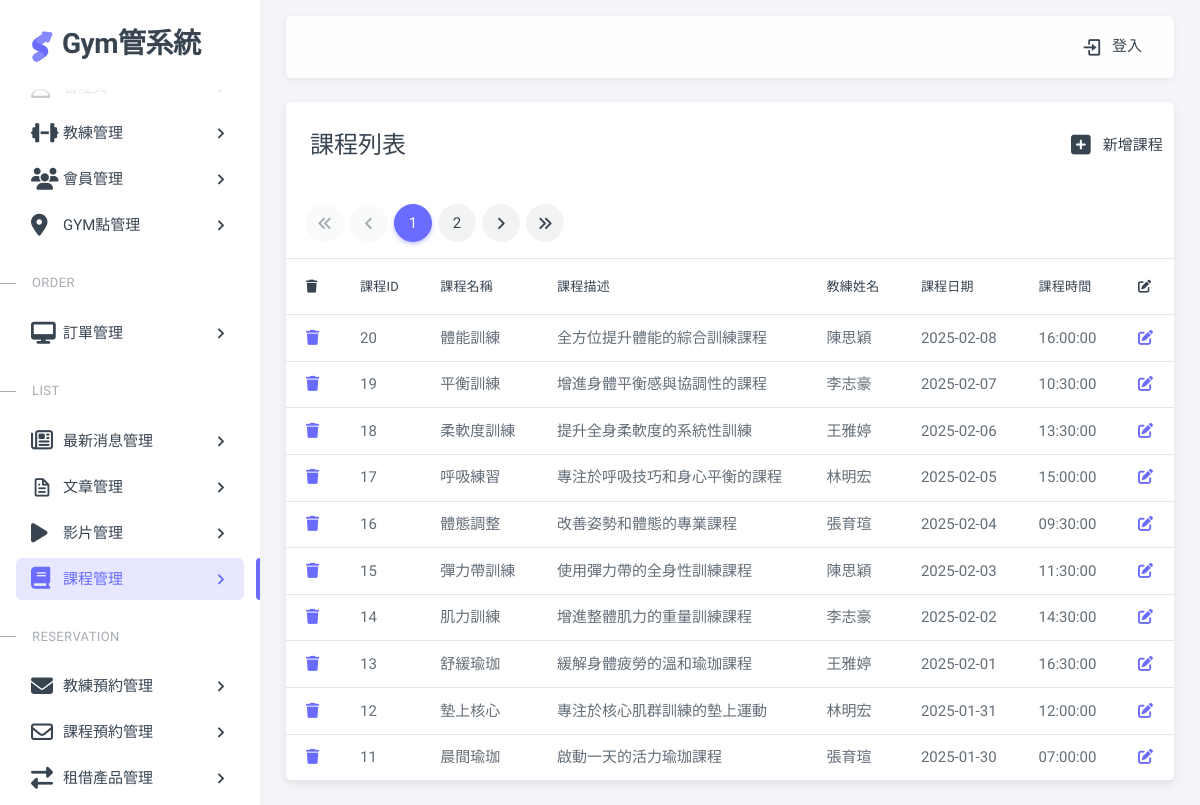
Page /pages/class.php on the committed database.
### tables this page shows
CREATE TABLE `courses` (
  `course_id` int NOT NULL AUTO_INCREMENT PRIMARY KEY,
  `course_name` varchar(255)  DEFAULT NULL,
  `course_description` text ,
  `coach_id` int DEFAULT NULL,
  `course_date` date DEFAULT NULL,
  `course_time` time DEFAULT NULL,
  `created_at` timestamp NULL DEFAULT CURRENT_TIMESTAMP,
  `updated_at` timestamp NULL DEFAULT CURRENT_TIMESTAMP ON UPDATE CURRENT_TIMESTAMP
);

CREATE TABLE `coaches` (
  `coach_id` int NOT NULL AUTO_INCREMENT PRIMARY KEY,
  `name` varchar(100)  NOT NULL,
  `coach_number` varchar(100)  NOT NULL,
  `specialty` varchar(255)  DEFAULT NULL,
  `email` varchar(255) NOT NULL,
  `phone` varchar(20) DEFAULT NULL,
  `profile_image` varchar(255)  DEFAULT NULL,
  `bio` text,
  `status` enum('active','inactive') DEFAULT'active',
  `created_at` timestamp NULL DEFAULT CURRENT_TIMESTAMP,
  `updated_at` timestamp NULL DEFAULT CURRENT_TIMESTAMP ON UPDATE CURRENT_TIMESTAMP
);

### pages/class.php (the view, shortened to what this page needs)
<?php require __DIR__ . '/includes/init.php';
$perPage = 10;
$page = isset($_GET['page']) ? intval($_GET['page']) : 1;
$t_sql = "SELECT COUNT(1) FROM courses c
JOIN coaches co ON c.coach_id = co.coach_id
WHERE co.status = 'active'";
$totalRows = $pdo->query($t_sql)->fetch(PDO::FETCH_NUM)[0];
$totalPages = ceil($totalRows / $perPage);
$rows = [];
if ($totalRows > 0) {
  $sql = sprintf("SELECT courses.*, coaches.name AS coaches_name
FROM courses
JOIN coaches ON courses.coach_id = coaches.coach_id
WHERE coaches.status = 'active'
ORDER BY course_id DESC
LIMIT %s, %s", ($page - 1) * $perPage, $perPage);
  $rows = $pdo->query($sql)->fetchAll();
}
?>
<?php include __DIR__ . '/includes/html-header.php'; ?>
<?php include __DIR__ . '/includes/html-sidebar.php'; ?>
<?php include __DIR__ . '/includes/html-layout-navbar.php'; ?>
<?php include __DIR__ . '/includes/html-content wrapper-start.php'; ?>
<div class="card">
<div class="row">
        <div class="col-10">
            <h4 class="card-header">課程列表</h4>
        </div>
        <div class="col-2 card-header d-flex align-items-center justify-content-center">
            <a href="class-add.php" class="nav-link">
                <span class="d-none d-sm-block">
                    <i class="fa-solid fa-square-plus fa-xl mx-3"></i>新增課程</span>
            </a>
        </div>
    </div>
    <div class="row">
        <div class="col-lg-8 mx-5 "> <div class="demo-inline-spacing">
          <nav aria-label="Page navigation example">
          <ul class="pagination">
            <li class="page-item <?= $page == 1 ? 'disabled' : '' ?>">
              <a class="page-link" href="?page=1">
                <i class="fa-solid fa-angles-left"></i>
              </a>
            </li>
            <li class="page-item <?= $page == 1 ? 'disabled' : '' ?>">
              <a class="page-link" href="?page=<?= $page - 1 ?>">
                <i class="fa-solid fa-angle-left"></i>
              </a>
            </li>
            <?php for ($i = $page - 5; $i <= $page + 5; $i++):
              if ($i >= 1 and $i <= $totalPages):
                ?>
                <li class="page-item <?= $i == $page ? 'active' : '' ?>">
                  <a class="page-link" href="?page=<?= $i ?>"><?= $i ?></a>
                </li>
              <?php endif;
            endfor; ?>
            <li class="page-item <?= $page == $totalPages ? 'disabled' : '' ?>">
              <a class="page-link" href="?page=<?= $page + 1 ?>">
                <i class="fa-solid fa-angle-right"></i>
              </a>
            </li>
            <li class="page-item <?= $page == $totalPages ? 'disabled' : '' ?>">
              <a class="page-link" href="?page=<?= $totalPages ?>">
                <i class="fa-solid fa-angles-right"></i>
              </a>
            </li>
          </ul>
        </nav>
      </div>
      </div>
      <div class="table-responsive text-nowrap">
        <table class="table table-hover">
          <thead>
            <tr>
              <th><i class="fa-solid fa-trash"></i></th>
              <th>課程id</th>
              <th>課程名稱</th>
              <th>課程描述</th>
              <th>教練姓名</th>
              <th>課程日期</th>
              <th>課程時間</th>
              <th><i class="fa-solid fa-pen-to-square"></i></th>
            </tr>
          </thead>
          <tbody>
            <?php foreach ($rows as $r): ?>
              <tr>
                <td><a href="javascript:" onclick="deleteOne(event)">
                    <i class="fa-solid fa-trash"></i>
                  </a></td>
                <td><?= $r['course_id'] ?></td>
                <td><?= htmlentities($r['course_name']) ?></td>
                <td><?= htmlentities($r['course_description']) ?></td>
                <td><?= $r['coaches_name'] ?></td>
                <td><?= $r['course_date'] ?></td>
                <td><?= $r['course_time'] ?></td>
                <td><a href="class-edit.php?course_id=<?= $r['course_id'] ?>">
                    <i class="fa-solid fa-pen-to-square"></i>
                  </a></td>
              </tr>
            <?php endforeach; ?>
          </tbody>
        </table>
      </div>
    </div>
    <?php include __DIR__ . '/includes/html-content wrapper-end.php'; ?>
    <?php include __DIR__ . '/includes/html-footer.php'; ?>

### assets/css/demo.css (style rules this page uses)
.demo-inline-spacing > * { margin: 1rem 0.375rem 0 0 !important; }

### rows in the picture
courses: course_id "20", course_name "體能訓練", course_description "全方位提升體能的綜合訓練課程", coach.name "陳思穎", course_date "2025-02-08", course_time "16:00:00"
courses: course_id "19", course_name "平衡訓練", course_description "增進身體平衡感與協調性的課程", coach.name "李志豪", course_date "2025-02-07", course_time "10:30:00"
courses: course_id "18", course_name "柔軟度訓練", course_description "提升全身柔軟度的系統性訓練", coach.name "王雅婷", course_date "2025-02-06", course_time "13:30:00"
courses: course_id "17", course_name "呼吸練習", course_description "專注於呼吸技巧和身心平衡的課程", coach.name "林明宏", course_date "2025-02-05", course_time "15:00:00"
courses: course_id "16", course_name "體態調整", course_description "改善姿勢和體態的專業課程", coach.name "張育瑄", course_date "2025-02-04", course_time "09:30:00"
courses: course_id "15", course_name "彈力帶訓練", course_description "使用彈力帶的全身性訓練課程", coach.name "陳思穎", course_date "2025-02-03", course_time "11:30:00"
courses: course_id "14", course_name "肌力訓練", course_description "增進整體肌力的重量訓練課程", coach.name "李志豪", course_date "2025-02-02", course_time "14:30:00"
courses: course_id "13", course_name "舒緩瑜珈", course_description "緩解身體疲勞的溫和瑜珈課程", coach.name "王雅婷", course_date "2025-02-01", course_time "16:30:00"
courses: course_id "12", course_name "墊上核心", course_description "專注於核心肌群訓練的墊上運動", coach.name "林明宏", course_date "2025-01-31", course_time "12:00:00"
courses: course_id "11", course_name "晨間瑜珈", course_description "啟動一天的活力瑜珈課程", coach.name "張育瑄", course_date "2025-01-30", course_time "07:00:00"
